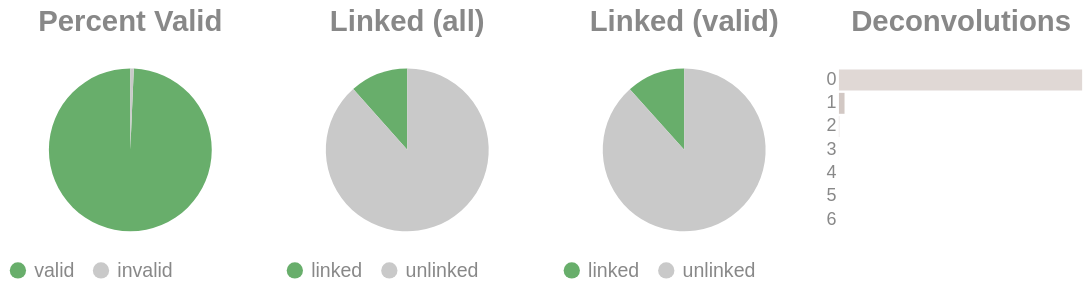

The notebook cell this image was saved under:
### Code cell
if SKIPLR:
    pass
else:
    clash = Counter()
    for i in valids['molecule'].to_list():
        _mol = i.split("-")
        if len(_mol) == 1:
            clash.update('0')
        else:
            clash.update(_mol[-1])

    _d = {"deconvolutions": [], 'count': []}
    for k,v in clash.items():
        _d['deconvolutions'].append(k)
        _d['count'].append(v)

    tot_valid = valids['reads'].sum()
    mask = valids['reads'] >= 2
    n_linked_reads = valids.filter(mask)['reads'].sum()
    if n_linked_reads == 0:
        print_html("No linked molecules (>=2 reads) were detected; skipping linked-only distributions.")
        SKIPLR = True
    else:
        perc_valid = round(tot_valid / n_reads, 4)
        linked_perc_abs = round(n_linked_reads / n_reads, 4)
        linked_perc = round(n_linked_reads / tot_valid, 4)

    _valid = pl.DataFrame({"valids": ['valid', 'invalid'], "count": [tot_valid, n_reads - tot_valid]})
    _linked_abs = pl.DataFrame({"linked (absolute)": ['linked', 'unlinked'], "count": [n_linked_reads, n_reads - n_linked_reads]})
    _linked_rel = pl.DataFrame({"linked (valids)": ['linked', 'unlinked'], "count": [n_linked_reads, tot_valid - n_linked_reads]})

    (
        alt.hconcat(
            piechart(_valid, goodval = 'valid', title = "Percent Valid"),
            piechart(_linked_abs, goodval = "linked", title =  "Linked (all)"),
            piechart(_linked_rel, goodval = "linked", title =  "Linked (valid)"),
            convolutionbar(pl.DataFrame(_d), title = "Deconvolutions"),
            center = True,
            bounds = 'flush'
        )
        .resolve_scale(color='independent')
        .resolve_legend('independent')
        .properties(usermeta={'embedOptions': {"actions": False}})
    ).display()

### Figure 1 — Vega-Lite specification as saved in the notebook (floating-point values rounded to 4 significant figures)
{"width": "container", "height": 400, "config": {"title": {"anchor": "start", "dy": -15, "fontSize": 18, "color": "#888888", "subtitleColor": "#888888", "subtitleFontSize": 14}, "arc": {"fill": "#0072B2"}, "axis": {"domainColor": "#888888", "domainWidth": 0.5, "gridWidth": 0.2, "grid": false, "titleFontWeight": 400, "titleFontSize": 15, "labelFontSize": 11, "labelColor": "#888888", "tickColor": "#888888", "tickWidth": 0.2, "titleColor": "#888888"}, "axisBand": {"grid": false}, "axisX": {"grid": true, "tickSize": 10, "domainCap": "round"}, "axisY": {"domain": false, "grid": true, "tickSize": 0, "domainCap": "round"}, "background": "transparent", "header": {"labelFontSize": 15, "labelColor": "#888888", "titleFontSize": 15, "titleFontWeight": 600, "titleColor": "#888888"}, "legend": {"labelFont": "sans-serif", "labelFontSize": 12, "labelColor": "#888888", "symbolSize": 100, "symbolType": "circle", "titleFontSize": 12, "titlePadding": 10, "titleColor": "#888888", "title": null}, "range": {"category": ["#E69F00", "#56B4E9", "#009E73", "#F0E442", "#0072B2", "#D55E00", "#CC79A7", "#000000"], "diverging": ["#cfe8f3", "#a2d4ec", "#73bfe2", "#46abdb", "#1696d2", "#12719e"]}, "area": {"fill": "#0072B2", "fillOpacity": 0.7, "line": true, "strokeOpacity": 0.7}, "line": {"color": "#0072B2", "stroke": "#0072B2", "strokeWidth": 2}, "trail": {"color": "#0072B2", "stroke": "#0072B2", "strokeWidth": 0, "size": 1}, "point": {"filled": true, "fillOpacity": 1.0, "size": 95}, "text": {"color": "#888888", "fontSize": 11, "align": "right", "fontWeight": 400, "size": 11}, "bar": {"fill": "#0072B2", "stroke": null}, "view": {"stroke": null, "continuousWidth": 660, "continuousHeight": 400}}, "hconcat": [{"data": {"name": "data-2b55c8ccba7d0c2b4141e53fe650e4c0"}, "mark": {"type": "arc"}, "encoding": {"color": {"field": "valids", "legend": {"orient": "bottom", "title": null}, "scale": {"domain": ["valid", "invalid"], "range": ["#68ae6b", "#C9C9C9"]}, "title": "Valids", "type": "nominal"}, "theta": {"field": "count", "type": "quantitative"}, "tooltip": [{"field": "valids", "title": "Valids", "type": "ordinal"}, {"field": "percent", "format": ".2%", "title": "Percent", "type": "quantitative"}, {"field": "count", "title": "Count", "type": "quantitative"}]}, "height": 100, "title": {"text": "Percent Valid", "align": "center", "anchor": "middle"}, "transform": [{"calculate": "datum.count / 2627537", "as": "percent"}], "width": 150}, {"data": {"name": "data-2fc1a976b5555f3087ec7201f4393f71"}, "mark": {"type": "arc"}, "encoding": {"color": {"field": "linked (absolute)", "legend": {"orient": "bottom", "title": null}, "scale": {"domain": ["linked", "unlinked"], "range": ["#68ae6b", "#C9C9C9"]}, "title": "Linked (Absolute)", "type": "nominal"}, "theta": {"field": "count", "type": "quantitative"}, "tooltip": [{"field": "linked (absolute)", "title": "Linked (Absolute)", "type": "ordinal"}, {"field": "percent", "format": ".2%", "title": "Percent", "type": "quantitative"}, {"field": "count", "title": "Count", "type": "quantitative"}]}, "height": 100, "title": {"text": "Linked (all)", "align": "center", "anchor": "middle"}, "transform": [{"calculate": "datum.count / 2627537", "as": "percent"}], "width": 150}, {"data": {"name": "data-ecf0ed2a7a0b3c9f701154ec05c8a0e2"}, "mark": {"type": "arc"}, "encoding": {"color": {"field": "linked (valids)", "legend": {"orient": "bottom", "title": null}, "scale": {"domain": ["linked", "unlinked"], "range": ["#68ae6b", "#C9C9C9"]}, "title": "Linked (Valids)", "type": "nominal"}, "theta": {"field": "count", "type": "quantitative"}, "tooltip": [{"field": "linked (valids)", "title": "Linked (Valids)", "type": "ordinal"}, {"field": "percent", "format": ".2%", "title": "Percent", "type": "quantitative"}, {"field": "count", "title": "Count", "type": "quantitative"}]}, "height": 100, "title": {"text": "Linked (valid)", "align": "center", "anchor": "middle"}, "transform": [{"calculate": "datum.count / 2609620", "as": "percent"}], "width": 150}, {"data": {"name": "data-df37f88fe133d358efc7bcbb1d129fb8"}, "mark": {"type": "bar"}, "encoding": {"color": {"field": "deconvolutions", "legend": null, "scale": {"scheme": "lightgreyred"}, "type": "nominal"}, "tooltip": [{"field": "deconvolutions", "title": "Deconvolutions", "type": "ordinal"}, {"field": "percent", "format": ".2%", "title": "Percent", "type": "quantitative"}, {"field": "count", "title": "Count", "type": "quantitative"}], "x": {"axis": null, "field": "count", "type": "quantitative"}, "y": {"field": "deconvolutions", "sort": "ascending", "title": null, "type": "nominal"}}, "height": 100, "title": {"text": "Deconvolutions", "align": "center", "anchor": "middle"}, "transform": [{"calculate": "datum.count / 2446369", "as": "percent"}], "width": 150}], "bounds": "flush", "center": true, "resolve": {"legend": {"angle": "independent"}, "scale": {"color": "independent"}}, "usermeta": {"embedOptions": {"actions": false}}, "$schema": "https://vega.github.io/schema/vega-lite/v6.1.0.json", "datasets": {"data-2b55c8ccba7d0c2b4141e53fe650e4c0": [{"valids": "valid", "count": 2609620}, {"valids": "invalid", "count": 17917}], "data-2fc1a976b5555f3087ec7201f4393f71": [{"linked (absolute)": "linked", "count": 303385}, {"linked (absolute)": "unlinked", "count": 2324152}], "data-ecf0ed2a7a0b3c9f701154ec05c8a0e2": [{"linked (valids)": "linked", "count": 303385}, {"linked (valids)": "unlinked", "count": 2306235}], "data-df37f88fe133d358efc7bcbb1d129fb8": [{"deconvolutions": "0", "count": 2388818}, {"deconvolutions": "1", "count": 54995}, {"deconvolutions": "2", "count": 2370}, {"deconvolutions": "3", "count": 166}, {"deconvolutions": "4", "count": 17}, {"deconvolutions": "5", "count": 2}, {"deconvolutions": "6", "count": 1}]}}
